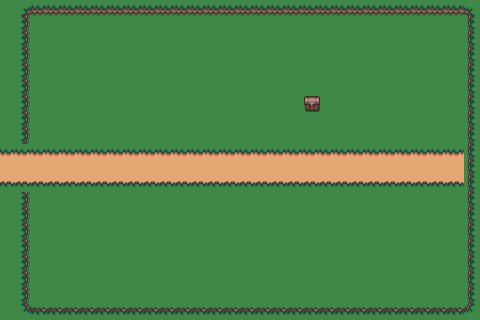

A level layout from a 2D game, rendered from its tile map. Below: a short description, then the map file with its tile-grid data intact:
An orthogonal 30x20 tile map with 16x16 px tiles, 3 tile layers (Floors, Objects, Walls), 1 hidden layer not drawn, 5 tilesets and 6 objects (merchant, chest, player, from_village, merchant_1, ...).

<map version="1.10" tiledversion="1.11.2" orientation="orthogonal" renderorder="right-down" width="30" height="20" tilewidth="16" tileheight="16" infinite="0" nextlayerid="10" nextobjectid="8">
 <tileset firstgid="1" source="../tilesets/Grass_Middle.tsx" />
 <tileset firstgid="2" source="../tilesets/Path_Tile.tsx" />
 <tileset firstgid="20" source="../tilesets/Fences.tsx" />
 <tileset firstgid="36" source="../tilesets/Cliff_Tile.tsx" />
 <tileset firstgid="54" source="../tilesets/Chest.tsx" />
 <layer id="1" name="Floors" width="30" height="20">
  <data encoding="csv">
1,1,1,1,1,1,1,1,1,1,1,1,1,1,1,1,1,1,1,1,1,1,1,1,1,1,1,1,1,1,
1,1,1,1,1,1,1,1,1,1,1,1,1,1,1,1,1,1,1,1,1,1,1,1,1,1,1,1,1,1,
1,1,1,1,1,1,1,1,1,1,1,1,1,1,1,1,1,1,1,1,1,1,1,1,1,1,1,1,1,1,
1,1,1,1,1,1,1,1,1,1,1,1,1,1,1,1,1,1,1,1,1,1,1,1,1,1,1,1,1,1,
1,1,1,1,1,1,1,1,1,1,1,1,1,1,1,1,1,1,1,1,1,1,1,1,1,1,1,1,1,1,
1,1,1,1,1,1,1,1,1,1,1,1,1,1,1,1,1,1,1,1,1,1,1,1,1,1,1,1,1,1,
1,1,1,1,1,1,1,1,1,1,1,1,1,1,1,1,1,1,1,1,1,1,1,1,1,1,1,1,1,1,
1,1,1,1,1,1,1,1,1,1,1,1,1,1,1,1,1,1,1,1,1,1,1,1,1,1,1,1,1,1,
1,1,1,1,1,1,1,1,1,1,1,1,1,1,1,1,1,1,1,1,1,1,1,1,1,1,1,1,1,1,
3,3,3,3,3,3,3,3,3,3,3,3,3,3,3,3,3,3,3,3,3,3,3,3,3,3,3,3,3,4,
6,6,6,6,6,6,6,6,6,6,6,6,6,6,6,6,6,6,6,6,6,6,6,6,6,6,6,6,6,7,
9,9,9,9,9,9,9,9,9,9,9,9,9,9,9,9,9,9,9,9,9,9,9,9,9,9,9,9,9,10,
1,1,1,1,1,1,1,1,1,1,1,1,1,1,1,1,1,1,1,1,1,1,1,1,1,1,1,1,1,1,
1,1,1,1,1,1,1,1,1,1,1,1,1,1,1,1,1,1,1,1,1,1,1,1,1,1,1,1,1,1,
1,1,1,1,1,1,1,1,1,1,1,1,1,1,1,1,1,1,1,1,1,1,1,1,1,1,1,1,1,1,
1,1,1,1,1,1,1,1,1,1,1,1,1,1,1,1,1,1,1,1,1,1,1,1,1,1,1,1,1,1,
1,1,1,1,1,1,1,1,1,1,1,1,1,1,1,1,1,1,1,1,1,1,1,1,1,1,1,1,1,1,
1,1,1,1,1,1,1,1,1,1,1,1,1,1,1,1,1,1,1,1,1,1,1,1,1,1,1,1,1,1,
1,1,1,1,1,1,1,1,1,1,1,1,1,1,1,1,1,1,1,1,1,1,1,1,1,1,1,1,1,1,
1,1,1,1,1,1,1,1,1,1,1,1,1,1,1,1,1,1,1,1,1,1,1,1,1,1,1,1,1,1
</data>
 </layer>
 <objectgroup id="2" name="NPCs">
  <object id="3" name="merchant" x="32.1168" y="172.76">
   <point />
  </object>
 </objectgroup>
 <layer id="8" name="Objects" width="30" height="20">
  <data encoding="csv">
0,0,0,0,0,0,0,0,0,0,0,0,0,0,0,0,0,0,0,0,0,0,0,0,0,0,0,0,0,0,
0,0,0,0,0,0,0,0,0,0,0,0,0,0,0,0,0,0,0,0,0,0,0,0,0,0,0,0,0,0,
0,0,0,0,0,0,0,0,0,0,0,0,0,0,0,0,0,0,0,0,0,0,0,0,0,0,0,0,0,0,
0,0,0,0,0,0,0,0,0,0,0,0,0,0,0,0,0,0,0,0,0,0,0,0,0,0,0,0,0,0,
0,0,0,0,0,0,0,0,0,0,0,0,0,0,0,0,0,0,0,0,0,0,0,0,0,0,0,0,0,0,
0,0,0,0,0,0,0,0,0,0,0,0,0,0,0,0,0,0,0,0,0,0,0,0,0,0,0,0,0,0,
0,0,0,0,0,0,0,0,0,0,0,0,0,0,0,0,0,0,0,54,0,0,0,0,0,0,0,0,0,0,
0,0,0,0,0,0,0,0,0,0,0,0,0,0,0,0,0,0,0,0,0,0,0,0,0,0,0,0,0,0,
0,0,0,0,0,0,0,0,0,0,0,0,0,0,0,0,0,0,0,0,0,0,0,0,0,0,0,0,0,0,
0,0,0,0,0,0,0,0,0,0,0,0,0,0,0,0,0,0,0,0,0,0,0,0,0,0,0,0,0,0,
0,0,0,0,0,0,0,0,0,0,0,0,0,0,0,0,0,0,0,0,0,0,0,0,0,0,0,0,0,0,
0,0,0,0,0,0,0,0,0,0,0,0,0,0,0,0,0,0,0,0,0,0,0,0,0,0,0,0,0,0,
0,0,0,0,0,0,0,0,0,0,0,0,0,0,0,0,0,0,0,0,0,0,0,0,0,0,0,0,0,0,
0,0,0,0,0,0,0,0,0,0,0,0,0,0,0,0,0,0,0,0,0,0,0,0,0,0,0,0,0,0,
0,0,0,0,0,0,0,0,0,0,0,0,0,0,0,0,0,0,0,0,0,0,0,0,0,0,0,0,0,0,
0,0,0,0,0,0,0,0,0,0,0,0,0,0,0,0,0,0,0,0,0,0,0,0,0,0,0,0,0,0,
0,0,0,0,0,0,0,0,0,0,0,0,0,0,0,0,0,0,0,0,0,0,0,0,0,0,0,0,0,0,
0,0,0,0,0,0,0,0,0,0,0,0,0,0,0,0,0,0,0,0,0,0,0,0,0,0,0,0,0,0,
0,0,0,0,0,0,0,0,0,0,0,0,0,0,0,0,0,0,0,0,0,0,0,0,0,0,0,0,0,0,
0,0,0,0,0,0,0,0,0,0,0,0,0,0,0,0,0,0,0,0,0,0,0,0,0,0,0,0,0,0
</data>
 </layer>
 <objectgroup id="9" name="Interactive">
  <object id="7" name="chest" x="306.481" y="99.0741" width="12.037" height="11.1111" />
 </objectgroup>
 <objectgroup id="3" name="Player">
  <object id="2" name="player" x="47.3314" y="100.579">
   <point />
  </object>
 </objectgroup>
 <layer id="6" name="Walls" width="30" height="20">
  <data encoding="csv">
0,36,37,37,37,37,37,37,37,37,37,37,37,37,37,37,37,37,37,37,37,37,37,37,37,37,37,37,37,38,
0,39,0,0,0,0,0,0,0,0,0,0,0,0,0,0,0,0,0,0,0,0,0,0,0,0,0,0,0,41,
0,39,0,0,0,0,0,0,0,0,0,0,0,0,0,0,0,0,0,0,0,0,0,0,0,0,0,0,0,41,
0,39,0,0,0,0,0,0,0,0,0,0,0,0,0,0,0,0,0,0,0,0,0,0,0,0,0,0,0,41,
0,39,0,0,0,0,0,0,0,0,0,0,0,0,0,0,0,0,0,0,0,0,0,0,0,0,0,0,0,41,
0,39,0,0,0,0,0,0,0,0,0,0,0,0,0,0,0,0,0,0,0,0,0,0,0,0,0,0,0,41,
0,39,0,0,0,0,0,0,0,0,0,0,0,0,0,0,0,0,0,0,0,0,0,0,0,0,0,0,0,41,
0,39,0,0,0,0,0,0,0,0,0,0,0,0,0,0,0,0,0,0,0,0,0,0,0,0,0,0,0,41,
0,39,0,0,0,0,0,0,0,0,0,0,0,0,0,0,0,0,0,0,0,0,0,0,0,0,0,0,0,41,
0,0,0,0,0,0,0,0,0,0,0,0,0,0,0,0,0,0,0,0,0,0,0,0,0,0,0,0,0,41,
0,0,0,0,0,0,0,0,0,0,0,0,0,0,0,0,0,0,0,0,0,0,0,0,0,0,0,0,0,41,
0,0,0,0,0,0,0,0,0,0,0,0,0,0,0,0,0,0,0,0,0,0,0,0,0,0,0,0,0,41,
0,39,0,0,0,0,0,0,0,0,0,0,0,0,0,0,0,0,0,0,0,0,0,0,0,0,0,0,0,41,
0,39,0,0,0,0,0,0,0,0,0,0,0,0,0,0,0,0,0,0,0,0,0,0,0,0,0,0,0,41,
0,39,0,0,0,0,0,0,0,0,0,0,0,0,0,0,0,0,0,0,0,0,0,0,0,0,0,0,0,41,
0,39,0,0,0,0,0,0,0,0,0,0,0,0,0,0,0,0,0,0,0,0,0,0,0,0,0,0,0,41,
0,39,0,0,0,0,0,0,0,0,0,0,0,0,0,0,0,0,0,0,0,0,0,0,0,0,0,0,0,41,
0,39,0,0,0,0,0,0,0,0,0,0,0,0,0,0,0,0,0,0,0,0,0,0,0,0,0,0,0,41,
0,39,0,0,0,0,0,0,0,0,0,0,0,0,0,0,0,0,0,0,0,0,0,0,0,0,0,0,0,41,
0,42,43,43,43,43,43,43,43,43,43,43,43,43,43,43,43,43,43,43,43,43,43,43,43,43,43,43,43,44
</data>
 </layer>
 <objectgroup id="4" name="Waypoints">
  <object id="4" name="from_village" x="53.2479" y="166.843">
   <point />
  </object>
  <object id="5" name="merchant_1" x="248.49" y="112.412">
   <point />
  </object>
 </objectgroup>
 <layer id="7" name="Collision" width="30" height="20" visible="0">
  <data encoding="csv">
0,0,0,0,0,0,0,0,0,0,0,0,0,0,0,0,0,0,0,0,0,0,0,0,0,0,0,0,0,0,
0,0,0,0,0,0,0,0,0,0,0,0,0,0,0,0,0,0,0,0,0,0,0,0,0,0,0,0,0,0,
0,0,0,0,0,0,0,0,0,0,0,0,0,0,0,0,0,0,0,0,0,0,0,0,0,0,0,0,0,0,
0,0,0,0,0,0,0,0,0,0,0,0,0,0,0,0,0,0,0,0,0,0,0,0,0,0,0,0,0,0,
0,0,0,0,0,0,0,0,0,0,0,0,0,0,0,0,0,0,0,0,0,0,0,0,0,0,0,0,0,0,
0,0,0,0,0,0,0,0,0,0,0,0,0,0,0,0,0,0,0,0,0,0,0,0,0,0,0,0,0,0,
0,0,0,0,0,0,0,0,0,0,0,0,0,0,0,0,0,0,0,0,0,0,0,0,0,0,0,0,0,0,
0,0,0,0,0,0,0,0,0,0,0,0,0,0,0,0,0,0,0,0,0,0,0,0,0,0,0,0,0,0,
41,0,0,0,0,0,0,0,0,0,0,0,0,0,0,0,0,0,0,0,0,0,0,0,0,0,0,0,0,0,
41,0,0,0,0,0,0,0,0,0,0,0,0,0,0,0,0,0,0,0,0,0,0,0,0,0,0,0,0,0,
41,0,0,0,0,0,0,0,0,0,0,0,0,0,0,0,0,0,0,0,0,0,0,0,0,0,0,0,0,0,
41,0,0,0,0,0,0,0,0,0,0,0,0,0,0,0,0,0,0,0,0,0,0,0,0,0,0,0,0,0,
41,0,0,0,0,0,0,0,0,0,0,0,0,0,0,0,0,0,0,0,0,0,0,0,0,0,0,0,0,0,
0,0,0,0,0,0,0,0,0,0,0,0,0,0,0,0,0,0,0,0,0,0,0,0,0,0,0,0,0,0,
0,0,0,0,0,0,0,0,0,0,0,0,0,0,0,0,0,0,0,0,0,0,0,0,0,0,0,0,0,0,
0,0,0,0,0,0,0,0,0,0,0,0,0,0,0,0,0,0,0,0,0,0,0,0,0,0,0,0,0,0,
0,0,0,0,0,0,0,0,0,0,0,0,0,0,0,0,0,0,0,0,0,0,0,0,0,0,0,0,0,0,
0,0,0,0,0,0,0,0,0,0,0,0,0,0,0,0,0,0,0,0,0,0,0,0,0,0,0,0,0,0,
0,0,0,0,0,0,0,0,0,0,0,0,0,0,0,0,0,0,0,0,0,0,0,0,0,0,0,0,0,0,
0,0,0,0,0,0,0,0,0,0,0,0,0,0,0,0,0,0,0,0,0,0,0,0,0,0,0,0,0,0
</data>
 </layer>
 <objectgroup id="5" name="Portals">
  <object id="1" name="to_village" x="20.8129" y="152.087" width="15.3827" height="34.3153" />
 </objectgroup>
</map>
